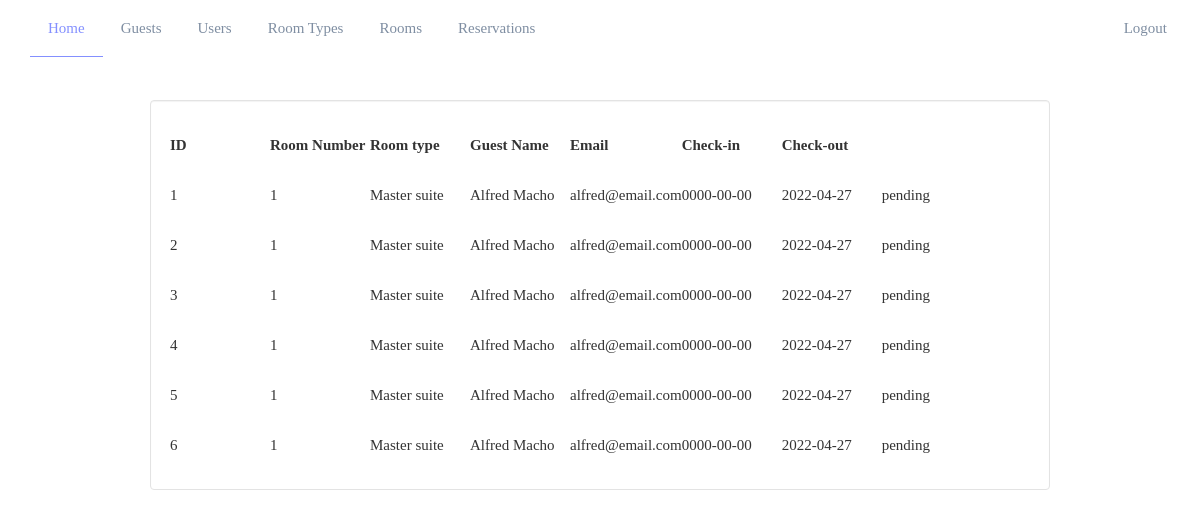
Page /adminbookings.php (signed in) on the committed database.
### tables this page shows
CREATE TABLE `bookings` (
  `ID` int(11) NOT NULL,
  `room_id` int(11) NOT NULL,
  `guest_name` text NOT NULL,
  `email` varchar(2500) NOT NULL,
  `type` text NOT NULL,
  `check_in` date NOT NULL,
  `check_out` date NOT NULL,
  `status` text NOT NULL
);

### adminbookings.php (the view, shortened to what this page needs)
<!DOCTYPE html>
<html>
<head>
	<link rel="stylesheet" type="text/css" href="static/css/bootstrap.css">
	<link rel="stylesheet" type="text/css" href="static/css/w3v3.css">
	<link rel="stylesheet" type="text/css" href="static/css/css/css/fontawesome-all.css">
	<link rel="stylesheet" type="text/css" href="static/css/qaforumstyles.css">
	<link rel="stylesheet" type="text/css" href="static/styles.css">
</head>
<body>
	<div class="container">
		<nav class="navbar navbar-default navbar-fixed-top" id = "navigation">
			<div class="collapse navbar-collapse" id="myNavbar">
				<div class="container">
					<ul class="nav navbar-nav" id="list">
				        <li class="active"><a href="admindashboard.php">Home</a></li>
				      	<li><a href="guests.php">Guests</a></li>
				        <li><a href="users.php">Users</a></li>
				        <li><a href="adminroomtypes.php">Room Types</a></li>
				        <li><a href="adminrooms.php">Rooms</a></li>
				        <li><a href="adminbookings.php">Reservations</a></li>
				     </ul>
				     <ul class="nav navbar-nav navbar-right" id="list">
				         <li>
				            	<a href="logout.php">Logout</a>
				          </li>
				     </ul>
				</div>
			</div>
		</nav>
		<div class="w3-content well" style="margin-top: 100px; background-color: white; max-width: 900px;">
			<table>
				<tr>
					<th>ID</th>
					<th>Room Number</th>
					<th>Room type</th>
					<th>Guest Name</th>
					<th>Email</th>
					<th>Check-in</th>
					<th>Check-out</th>
				</tr>
				<?php
					include("db_connect.php");
					$bks_sql = "SELECT * FROM bookings";
					$bks_select = mysqli_query($connect, $bks_sql);
					$bks_count = mysqli_num_rows($bks_select);
					if($bks_count> 0){
						while($booking = mysqli_fetch_assoc($bks_select)){
							?>
							<tr>
								<td><?php echo $booking['ID']; ?></td>
								<td><?php echo $booking['room_id']; ?></td>
								<td><?php echo $booking['type']; ?></td>
								<td><?php echo $booking['guest_name']; ?></td>
								<td><?php echo $booking['email']; ?></td>
								<td><?php echo $booking['check_in']; ?></td>
								<td><?php echo $booking['check_out']; ?></td>
								<td><?php echo $booking['status']; ?></td>
							</tr>
							<?php
						}
					}
				?>
			</table>
		</div>
	 </div>
</body>
</html>

### static/css/w3v3.css (style rules this page uses)
html { box-sizing:border-box }
*,*:before,*:after { box-sizing:inherit }
html { -ms-text-size-adjust:100%;-webkit-text-size-adjust:100% }
body { margin:0 }
article,aside,details,figcaption,figure,footer,header,main,menu,nav,section,summary { display:block }
a { background-color:transparent;-webkit-text-decoration-skip:objects }
html,body { font-family:Verdana,sans-serif;font-size:15px;line-height:1.5 }
html { overflow-x:hidden }
a { color:inherit }
.w3-content { max-width:980px;margin:auto }

### static/css/qaforumstyles.css (style rules this page uses)
body { font-family: calibri; }
#navigation { background-color: white; border-color: white; }
.navbar-default .navbar-nav > .active > a, .navbar-default .navbar-nav > .active > a:hover, .navbar-default .navbar-nav > .active > a:focus { color: #8490ff !important; border-bottom: 1px solid #8490ff !important; background-color: transparent; }
.navbar-default { background-color: #f8f8f8; border-color: #e7e7e7; }
.navbar-default .navbar-nav > li > a { color: #7f8ea2 !important; padding: 18px; }

### static/styles.css (style rules this page uses)
ul { list-style-type: none; margin: 0; padding: 0; }
* { margin: 0px; padding: 0px; box-sizing: border-box; }
th { height: 50px; width: 80px; }
tr { height: 50px; }

### adminbookings.php (style rules this page uses)
th { height: 30px; width: 100px; }
tr { height: 50px; }

### rows in the picture
bookings: ID "1", room "1", type "Master suite", guest_name "Alfred Macho", email "alfred@email.com", check_in "0000-00-00", check_out "2022-04-27", status "pending"
bookings: ID "2", room "1", type "Master suite", guest_name "Alfred Macho", email "alfred@email.com", check_in "0000-00-00", check_out "2022-04-27", status "pending"
bookings: ID "3", room "1", type "Master suite", guest_name "Alfred Macho", email "alfred@email.com", check_in "0000-00-00", check_out "2022-04-27", status "pending"
bookings: ID "4", room "1", type "Master suite", guest_name "Alfred Macho", email "alfred@email.com", check_in "0000-00-00", check_out "2022-04-27", status "pending"
bookings: ID "5", room "1", type "Master suite", guest_name "Alfred Macho", email "alfred@email.com", check_in "0000-00-00", check_out "2022-04-27", status "pending"
bookings: ID "6", room "1", type "Master suite", guest_name "Alfred Macho", email "alfred@email.com", check_in "0000-00-00", check_out "2022-04-27", status "pending"
